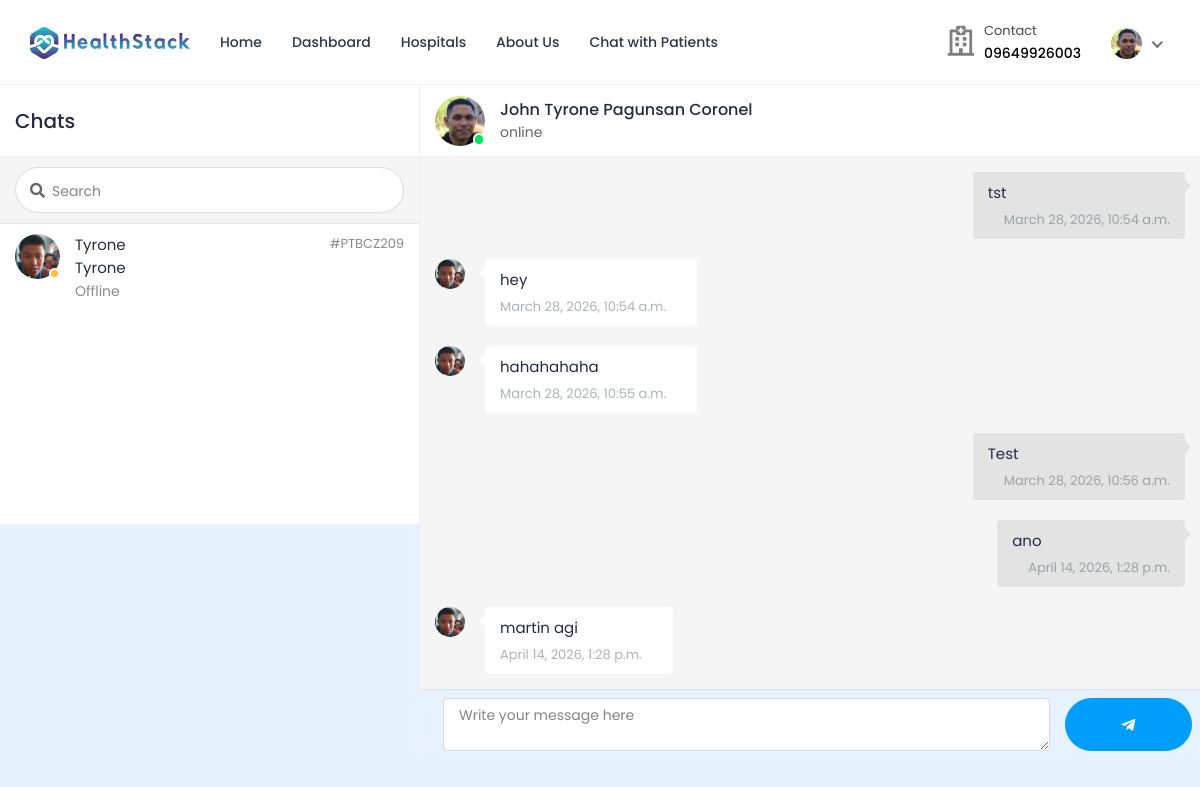
Page /chat/home/24/?u=25 (signed in) on the committed database.
### doctor/models.py (models this page shows, shortened)
class Doctor_Information(models.Model):
    DOCTOR_TYPE = (
        ('Cardiologists', 'Cardiologists'),
        ('Neurologists', 'Neurologists'),
        ('Pediatricians', 'Pediatricians'),
        ('Physiatrists', 'Physiatrists'),
        ('Dermatologists', 'Dermatologists'),
    )
    doctor_id = models.AutoField(primary_key=True)
    user = models.OneToOneField(User, on_delete=models.CASCADE, null=True, blank=True, related_name='profile')
    name = models.CharField(max_length=200, null=True, blank=True)
    username = models.CharField(max_length=200, null=True, blank=True)
    gender = models.CharField(max_length=200, null=True, blank=True)
    description = models.TextField(max_length=1000, null=True, blank=True)
    department = models.CharField(max_length=200, choices=DOCTOR_TYPE, null=True, blank=True)
    department_name = models.ForeignKey(hospital_department, on_delete=models.SET_NULL, null=True, blank=True)
    specialization = models.ForeignKey(specialization, on_delete=models.SET_NULL, null=True, blank=True)
    featured_image = models.ImageField(upload_to='doctors/', default='doctors/user-default.png', null=True, blank=True)
    certificate_image = models.ImageField(upload_to='doctors_certificate/', default='doctors_certificate/default.png', null=True, blank=True)
    email = models.EmailField(max_length=200, null=True, blank=True)
    phone_number = models.CharField(max_length=200, null=True, blank=True)
    nid = models.CharField(max_length=200, null=True, blank=True)
    visiting_hour = models.CharField(max_length=200, null=True, blank=True)
    consultation_fee = models.IntegerField(null=True, blank=True)
    report_fee = models.IntegerField(null=True, blank=True)
    dob = models.CharField(max_length=200, null=True, blank=True)
    institute = models.CharField(max_length=200, null=True, blank=True)
    degree = models.CharField(max_length=200, null=True, blank=True)
    completion_year = models.CharField(max_length=200, null=True, blank=True)
    work_place = models.CharField(max_length=200, null=True, blank=True)
    designation = models.CharField(max_length=200, null=True, blank=True)
    start_year = models.CharField(max_length=200, null=True, blank=True)
    end_year = models.CharField(max_length=200, null=True, blank=True)
    register_status =  models.CharField(max_length=200, null=True, blank=True)
    hospital_name = models.ForeignKey(Hospital_Information, on_delete=models.SET_NULL, null=True, blank=True)

### hospital/models.py (models this page shows, shortened)
class Patient(models.Model):
    patient_id = models.AutoField(primary_key=True)
    user = models.OneToOneField(User, on_delete=models.CASCADE, null=True, blank=True, related_name='patient')
    name = models.CharField(max_length=200, null=True, blank=True)
    username = models.CharField(max_length=200, null=True, blank=True)
    age = models.IntegerField(null=True, blank=True)
    email = models.EmailField(max_length=200, null=True, blank=True)
    phone_number = models.IntegerField(null=True, blank=True)
    address = models.CharField(max_length=200, null=True, blank=True)
    featured_image = models.ImageField(upload_to='patients/', default='patients/user-default.png', null=True, blank=True)
    blood_group = models.CharField(max_length=200, null=True, blank=True)
    history = models.CharField(max_length=200, null=True, blank=True)
    dob = models.CharField(max_length=200, null=True, blank=True)
    nid = models.CharField(max_length=200, null=True, blank=True)
    serial_number = models.CharField(max_length=200, null=True, blank=True)
    login_status = models.CharField(max_length=200, null=True, blank=True, default="offline")

### ChatApp/models.py (models this page shows, shortened)
class chatMessages(models.Model):
    user_from = models.ForeignKey(User, on_delete=models.CASCADE, related_name="+")
    user_to = models.ForeignKey(User, on_delete=models.CASCADE, related_name="+")
    message = models.TextField()
    date_created = models.DateTimeField(default=timezone.now)

### ChatApp/views.py (the view, shortened to what this page needs)
# urls.py: path('', views.home, name='chat-home'),
@csrf_exempt
@login_required(login_url='login')
@cache_control(no_cache=True, must_revalidate=True, no_store=True)
def home(request,pk):
    if request.user.is_patient:
            User = get_user_model()
            users = User.objects.all()
            patients = Patient.objects.get(user_id=pk)
            appointments = Appointment.objects.filter(patient=patients).filter(appointment_status='confirmed')
            doctor= Doctor_Information.objects.filter(appointment__in=appointments).distinct()
            if not doctor.exists():
                doctor = Doctor_Information.objects.exclude(user=request.user).distinct()
            chats = {}
            if request.method == 'GET' and 'u' in request.GET:
                chats = chatMessages.objects.filter(Q(user_from=request.user.id, user_to=request.GET['u']) | Q(user_from=request.GET['u'], user_to=request.user.id))
                chats = chats.order_by('date_created')
                doc = Doctor_Information.objects.get(user_id=request.GET['u'])
                context = {
                "page":"home",
                "users":users,
                "chats":chats,
                "patient":patients,
                "doctor":doctor,
                "doc":doc,
                "app":appointments,
                "chat_id": int(request.GET['u'] if request.method == 'GET' and 'u' in request.GET else 0)
            }
            elif request.method == 'GET' and 'search' in request.GET:
                query = request.GET.get('search')
                doctor= Doctor_Information.objects.filter(Q(user__first_name__icontains=query) | Q(user__last_name__icontains=query))
                context = {
                "page":"home",
                "users":users,
                "patient":patients,
                "doctor":doctor,
            }
            else:
                context = {
                    "page":"home",
                    "users":users,
                    "chats":chats,
                    "patient":patients,
                    "doctor":doctor,
                    "app":appointments,
                    "chat_id": int(request.GET['u'] if request.method == 'GET' and 'u' in request.GET else 0)
                }
            print(request.GET['u'] if request.method == 'GET' and 'u' in request.GET else 0)
            return render(request,"chat.html",context)
    elif request.user.is_doctor:
            User = get_user_model()
            users = User.objects.all()
            doctor = Doctor_Information.objects.get(user_id=pk)
            appointments = Appointment.objects.filter(doctor=doctor).filter(appointment_status='confirmed')
            patients= Patient.objects.filter(appointment__in=appointments).distinct()
            if not patients.exists():
                patients = Patient.objects.exclude(user=request.user).distinct()
            chats = {}
            if request.method == 'GET' and 'u' in request.GET:
                chats = chatMessages.objects.filter(Q(user_from=request.user.id, user_to=request.GET['u']) | Q(user_from=request.GET['u'], user_to=request.user.id))
                chats = chats.order_by('date_created')
                pat = Patient.objects.get(user_id=request.GET['u'])
                context = {
                "page":"home",
                "users":users,
                "chats":chats,
                "patient":patients,
                "doctor":doctor,
                "pat":pat,
                "app":appointments,
                "chat_id": int(request.GET['u'] if request.method == 'GET' and 'u' in request.GET else 0)
            }
            print(request.GET['u'] if request.method == 'GET' and 'u' in request.GET else 0)
            return render(request,"chat-doctor.html",context)

### templates/chat-doctor.html (shortened to what this page needs)
{% load static %}
{% load tz%}
<!DOCTYPE html>
<html lang="en">
<head>
		<link rel="stylesheet" href="{% static 'HealthStack-System/css/Normal/bootstrap.min.css' %}">
		<link rel="stylesheet" href="{% static 'HealthStack-System/plugins/Normal/fontawesome/css/fontawesome.min.css' %}">
		<link rel="stylesheet" href="{% static 'HealthStack-System/plugins/Normal/fontawesome/css/all.min.css' %}">
		<link rel="stylesheet" href="{% static 'HealthStack-System/css/Normal/style.css' %}">
		<link rel="stylesheet" href="{% static 'HealthStack-System/plugins/Normal/fancybox/jquery.fancybox.min.css'%}">
	</head>
	<body class="chat-page">
		<div class="main-wrapper">
			<header class="header">{% include 'doctor-navbar.html' %}</header>
			<div class="content">
				<div class="container-fluid">
					<div class="row">
						<div class="col-xl-12">
							<div class="chat-window">
								<div class="chat-cont-left">
									<div class="chat-header">
										<span>Chats</span>
									</div>
									<form class="chat-search" method="GET" action = "{% url 'chat-home' pk=user.id %}">
										<div class="input-group">
											<div class="input-group-prepend">
											</div>
											<input type="text" class="form-control" placeholder="Search" name="search">
										</div>
									</form>
									<div class="chat-users-list">
										<div class="chat-scroll">
										{% for u in patient %}
											<a href="{% url 'chat-home' pk=user.id %}?u={{u.user.id}}" class="media">
												<div class="media-img-wrap">
													{%if u.user.login_status%}
													<div class="avatar avatar-online">
														<img src="{{ u.featured_image.url }}" alt="User Image" class="avatar-img rounded-circle">
													</div>
													{%else%}
													<div class="avatar avatar-away">
														<img src="{{ u.featured_image.url }}" alt="User Image" class="avatar-img rounded-circle">
													</div>
													{%endif%}
												</div>
												<div class="media-body">
													<div>
														<div class="user-name">{{u.name}}</div>
														<div>
															<div class="user-name">{{u.name}}</div>
															{%if u.user.login_status%}
															<div class="user-last-chat">Online</div>
															{%else%}
															<div class="user-last-chat">Offline</div>
															{%endif%}
														</div>
													</div>
													<div>
														<div class="last-chat-time block">{{u.serial_number}}</div>
													</div>
												</div>
											</a>
										{% endfor %}
										</div>
									</div>
								</div>
								<div class="chat-cont-right">
									<div class="chat-header">
										<div class="media">
											<div class="media-img-wrap">
												<div class="avatar avatar-online">
													<img src="{{doctor.featured_image.url}}" alt="User Image" class="avatar-img rounded-circle">
												</div>
											</div>
											<div class="media-body">
												<div class="user-name">{{doctor.name}}</div>
												<div class="user-status">online</div>
											</div>
										</div>
									</div>
									{% if not chat_id > 0 %}
										<div class="d-flex flex-column justify-content-center align-items-center" style="height: 650px;">
											<h3>Start Chat now</h3>
											<p><small class="text-muted">Please select a person to chat with.</small></p>
										</div>
									{% else %}
									<div class="chat-body">
										<div class="chat-scroll chat-box">
											<ul class="list-unstyled">
												{% for chat in chats %}
												{% if chat.user_from == user %}
												<li class="media sent">
													<div class="media-body">
														<div class="msg-box">
															<div class="chat-bubble" data-id="{{chat.id}}">
																<p>{{chat.message}}</p>
																<ul class="chat-msg-info">
																	<li>
																		<div class="chat-time">
																			<span>{{chat.date_created|localtime}}</span>
																		</div>
																	</li>
																</ul>
															</div>
														</div>
													</div>
												</li>
												{% else %}
												<li class="media received">
													<div class="avatar">
														<img src="{{ pat.featured_image.url }}" alt="User Image" class="avatar-img rounded-circle">
													</div>
													<div class="media-body">
														<div class="msg-box">
															<div class="chat-bubble" data-id="{{chat.id}}">
																<p>{{chat.message}}</p>
																<ul class="chat-msg-info">
																	<li>
																		<div class="chat-time">
																			<span>{{chat.date_created|localtime}}</span>
																		</div>
																	</li>
																</ul>
															</div>
														</div>
													</div>
												</li>
												{% endif %}
												{% endfor %}
											</ul>
										</div>
									</div>
									<div class="chat-box-form border-top p-2" style="height: 70px;">
										<div class="w-100 h-100">
											<form action="{% url 'chat-send' %}" method="POST" id="chat-submit" class="h-100 d-flex ">
												<div class="col-md-10 h-100">
													<textarea name="message" id="" class="h-100 w-100 form-control" placeholder="Write your message here"></textarea>
												</div>
												<button type="submit" class="button btn btn-rounded btn-info h-100 w-100 justify-content-center align-items-center d-flex"><i class="fab fa-telegram-plane"></i></button>
											</form>
										</div>
									</div>
									{% endif %}
								</div>
							</div>
						</div>
					</div>
				</div>
			</div>
	</body>
</html>

### templates/doctor-navbar.html (shortened to what this page needs)
{% load static %}
<nav class="navbar navbar-expand-lg header-nav">
  <div class="navbar-header">
    <a href="{% url 'hospital_home'%}" class="navbar-brand logo">
      <img
        src="{% static 'HealthStack-System/images/Normal/logo.jpg' %}"
        class="img-fluid"
        alt="Logo"
      />
    </a>
  </div>
  <div class="main-menu-wrapper">
    <ul class="main-nav">
      <li>
        <a href="{% url 'hospital_home'%}">Home</a>
      </li>
      <li>
        <a href="{% url 'doctor-dashboard'%}">Dashboard</a>
      </li>
      <li><a href="{% url 'multiple-hospital' %}" style="text-decoration: none;">Hospitals</a></li>
      <li>
        <a href="{% url 'about-us'%}">About Us</a>
      </li>
      <li>
        <a href="{% url 'chat-home' pk=user.id %}">Chat with Patients</a>
      </li>
    </ul>
  </div>
  <ul class="nav header-navbar-rht">
    <li class="nav-item contact-item">
      <div class="header-contact-img">
        <i class="far fa-hospital"></i>
      </div>
      <div class="header-contact-detail">
        <p class="contact-header">Contact</p>
        {% include 'includes/contact-phone.html' %}
      </div>
    </li>
    <li class="nav-item dropdown has-arrow logged-item">
      <a href="#" class="dropdown-toggle nav-link" data-toggle="dropdown">
        <span class="user-img">
          <img
            class="rounded-circle"
            src="{{ doctor.featured_image.url }}"
            width="31"
            alt="Darren Elder"
          />
        </span>
      </a>
    </li>
  </ul>
</nav>

### templates/includes/contact-phone.html
{% if user.is_authenticated and user.is_patient and user.patient.phone_number %}
{% with phone=user.patient.phone_number|stringformat:"s" %}
<p class="contact-info-header">{% if phone|slice:":1" == "0" %}{{ phone }}{% else %}0{{ phone }}{% endif %}</p>
{% endwith %}
{% elif user.is_authenticated and user.is_doctor and user.profile.phone_number %}
{% with phone=user.profile.phone_number|stringformat:"s" %}
<p class="contact-info-header">{% if phone|slice:":1" == "0" %}{{ phone }}{% else %}0{{ phone }}{% endif %}</p>
{% endwith %}
{% elif user.is_authenticated and user.is_hospital_admin and user.hospital_admin.phone_number %}
{% with phone=user.hospital_admin.phone_number|stringformat:"s" %}
<p class="contact-info-header">{% if phone|slice:":1" == "0" %}{{ phone }}{% else %}0{{ phone }}{% endif %}</p>
{% endwith %}
{% elif patient.phone_number %}
{% with phone=patient.phone_number|stringformat:"s" %}
<p class="contact-info-header">{% if phone|slice:":1" == "0" %}{{ phone }}{% else %}0{{ phone }}{% endif %}</p>
{% endwith %}
{% elif doctor.phone_number %}
{% with phone=doctor.phone_number|stringformat:"s" %}
<p class="contact-info-header">{% if phone|slice:":1" == "0" %}{{ phone }}{% else %}0{{ phone }}{% endif %}</p>
{% endwith %}
{% else %}
<p class="contact-info-header">Not set</p>
{% endif %}

### rows in the picture
Doctor_Information: phone_number "09649926003", featured_image (picture), name "John Tyrone Pagunsan Coronel"
Patient: featured_image (picture), name "Tyrone", shows "Offline", serial_number "#PTBCZ209"
chatMessages: message "tst", date_created "March 28, 2026, 10:54 a.m."
chatMessages: featured_image (picture), message "hey", date_created "March 28, 2026, 10:54 a.m."
chatMessages: featured_image (picture), message "hahahahaha", date_created "March 28, 2026, 10:55 a.m."
chatMessages: message "Test", date_created "March 28, 2026, 10:56 a.m."
chatMessages: message "ano", date_created "April 14, 2026, 1:28 p.m."
chatMessages: featured_image (picture), message "martin agi", date_created "April 14, 2026, 1:28 p.m."
